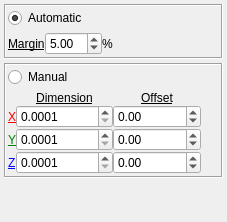
  <widget class="QDockWidget" name="workpieceDockWidget">
   <property name="sizePolicy">
    <sizepolicy hsizetype="Preferred" vsizetype="Fixed">
     <horstretch>0</horstretch>
     <verstretch>0</verstretch>
    </sizepolicy>
   </property>
   <property name="features">
    <set>QDockWidget::NoDockWidgetFeatures</set>
   </property>
   <property name="windowTitle">
    <string>Workpiece</string>
   </property>
   <attribute name="dockWidgetArea">
    <number>1</number>
   </attribute>
   <widget class="QWidget" name="dockWidgetContents_8">
    <layout class="QVBoxLayout" name="verticalLayout_5">
     <property name="spacing">
      <number>4</number>
     </property>
     <property name="leftMargin">
      <number>4</number>
     </property>
     <property name="topMargin">
      <number>4</number>
     </property>
     <property name="rightMargin">
      <number>4</number>
     </property>
     <property name="bottomMargin">
      <number>4</number>
     </property>
     <item>
      <widget class="QFrame" name="frame_3">
       <property name="frameShape">
        <enum>QFrame::Box</enum>
       </property>
       <property name="frameShadow">
        <enum>QFrame::Sunken</enum>
       </property>
       <layout class="QVBoxLayout" name="verticalLayout_26">
        <property name="spacing">
         <number>4</number>
        </property>
        <property name="leftMargin">
         <number>2</number>
        </property>
        <property name="topMargin">
         <number>2</number>
        </property>
        <property name="rightMargin">
         <number>2</number>
        </property>
        <property name="bottomMargin">
         <number>2</number>
        </property>
        <item>
         <widget class="QRadioButton" name="automaticCuboidRadioButton">
          <property name="text">
           <string>Automatic</string>
          </property>
          <property name="checked">
           <bool>true</bool>
          </property>
          <attribute name="buttonGroup">
           <string notr="true">buttonGroup</string>
          </attribute>
         </widget>
        </item>
        <item>
         <widget class="QFrame" name="automaticCuboidFrame">
          <property name="frameShape">
           <enum>QFrame::NoFrame</enum>
          </property>
          <property name="frameShadow">
           <enum>QFrame::Raised</enum>
          </property>
          <layout class="QVBoxLayout" name="verticalLayout_14">
           <property name="spacing">
            <number>0</number>
           </property>
           <property name="leftMargin">
            <number>0</number>
           </property>
           <property name="topMargin">
            <number>0</number>
           </property>
           <property name="rightMargin">
            <number>0</number>
           </property>
           <property name="bottomMargin">
            <number>0</number>
           </property>
           <item>
            <layout class="QHBoxLayout" name="horizontalLayout_3">
             <item>
              <widget class="QLabel" name="label_52">
               <property name="sizePolicy">
                <sizepolicy hsizetype="Maximum" vsizetype="Preferred">
                 <horstretch>0</horstretch>
                 <verstretch>0</verstretch>
                </sizepolicy>
               </property>
               <property name="font">
                <font>
                 <underline>true</underline>
                </font>
               </property>
               <property name="text">
                <string>Margin</string>
               </property>
              </widget>
             </item>
             <item>
              <widget class="QDoubleSpinBox" name="marginDoubleSpinBox">
               <property name="value">
                <double>5.000000000000000</double>
               </property>
              </widget>
             </item>
             <item>
              <widget class="QLabel" name="label_3">
               <property name="text">
                <string>%</string>
               </property>
              </widget>
             </item>
             <item>
              <spacer name="horizontalSpacer_8">
               <property name="orientation">
                <enum>Qt::Horizontal</enum>
               </property>
               <property name="sizeHint" stdset="0">
                <size>
                 <width>68</width>
                 <height>20</height>
                </size>
               </property>
              </spacer>
             </item>
            </layout>
           </item>
          </layout>
         </widget>
        </item>
       </layout>
      </widget>
     </item>
     <item>
      <widget class="QFrame" name="frame_9">
       <property name="frameShape">
        <enum>QFrame::Box</enum>
       </property>
       <property name="frameShadow">
        <enum>QFrame::Sunken</enum>
       </property>
       <layout class="QVBoxLayout" name="verticalLayout_17">
        <property name="spacing">
         <number>4</number>
        </property>
        <property name="leftMargin">
         <number>2</number>
        </property>
        <property name="topMargin">
         <number>2</number>
        </property>
        <property name="rightMargin">
         <number>2</number>
        </property>
        <property name="bottomMargin">
         <number>2</number>
        </property>
        <item>
         <widget class="QRadioButton" name="manualCuboidRadioButton">
          <property name="text">
           <string>Manual</string>
          </property>
          <attribute name="buttonGroup">
           <string notr="true">buttonGroup</string>
          </attribute>
         </widget>
        </item>
        <item>
         <widget class="QFrame" name="manualCuboidFrame">
          <property name="enabled">
           <bool>true</bool>
          </property>
          <property name="frameShape">
           <enum>QFrame::NoFrame</enum>
          </property>
          <property name="frameShadow">
           <enum>QFrame::Raised</enum>
          </property>
          <layout class="QVBoxLayout" name="verticalLayout">
           <property name="spacing">
            <number>0</number>
           </property>
           <property name="leftMargin">
            <number>0</number>
           </property>
           <property name="topMargin">
            <number>0</number>
           </property>
           <property name="rightMargin">
            <number>0</number>
           </property>
           <property name="bottomMargin">
            <number>0</number>
           </property>
           <item>
            <layout class="QGridLayout" name="gridLayout_5">
             <item row="0" column="1">
              <widget class="QLabel" name="label_5">
               <property name="font">
                <font>
                 <underline>true</underline>
                </font>
               </property>
               <property name="text">
                <string>Dimension</string>
               </property>
               <property name="alignment">
                <set>Qt::AlignCenter</set>
               </property>
              </widget>
             </item>
             <item row="0" column="2">
              <widget class="QLabel" name="label_2">
               <property name="font">
                <font>
                 <underline>true</underline>
                </font>
               </property>
               <property name="text">
                <string>Offset</string>
               </property>
               <property name="alignment">
                <set>Qt::AlignCenter</set>
               </property>
              </widget>
             </item>
             <item row="1" column="0">
              <widget class="QLabel" name="label_54">
               <property name="sizePolicy">
                <sizepolicy hsizetype="Maximum" vsizetype="Preferred">
                 <horstretch>0</horstretch>
                 <verstretch>0</verstretch>
                </sizepolicy>
               </property>
               <property name="font">
                <font>
                 <underline>true</underline>
                </font>
               </property>
               <property name="styleSheet">
                <string notr="true">color:red</string>
               </property>
               <property name="text">
                <string>X</string>
               </property>
              </widget>
             </item>
             <item row="1" column="1">
              <widget class="QDoubleSpinBox" name="xDimDoubleSpinBox">
               <property name="sizePolicy">
                <sizepolicy hsizetype="Preferred" vsizetype="Fixed">
                 <horstretch>0</horstretch>
                 <verstretch>0</verstretch>
                </sizepolicy>
               </property>
               <property name="decimals">
                <number>4</number>
               </property>
               <property name="minimum">
                <double>0.000100000000000</double>
               </property>
               <property name="maximum">
                <double>1000000.000000000000000</double>
               </property>
              </widget>
             </item>
             <item row="1" column="2">
              <widget class="QDoubleSpinBox" name="xOffsetDoubleSpinBox">
               <property name="sizePolicy">
                <sizepolicy hsizetype="Preferred" vsizetype="Fixed">
                 <horstretch>0</horstretch>
                 <verstretch>0</verstretch>
                </sizepolicy>
               </property>
               <property name="minimum">
                <double>-1000000.000000000000000</double>
               </property>
               <property name="maximum">
                <double>1000000.000000000000000</double>
               </property>
              </widget>
             </item>
             <item row="1" column="3" rowspan="2">
              <spacer name="horizontalSpacer_9">
               <property name="orientation">
                <enum>Qt::Horizontal</enum>
               </property>
               <property name="sizeHint" stdset="0">
                <size>
                 <width>18</width>
                 <height>20</height>
                </size>
               </property>
              </spacer>
             </item>
             <item row="2" column="0">
              <widget class="QLabel" name="label_55">
               <property name="sizePolicy">
                <sizepolicy hsizetype="Maximum" vsizetype="Preferred">
                 <horstretch>0</horstretch>
                 <verstretch>0</verstretch>
                </sizepolicy>
               </property>
               <property name="font">
                <font>
                 <underline>true</underline>
                </font>
               </property>
               <property name="styleSheet">
                <string notr="true">color:green</string>
               </property>
               <property name="text">
                <string>Y</string>
               </property>
              </widget>
             </item>
             <item row="2" column="1">
              <widget class="QDoubleSpinBox" name="yDimDoubleSpinBox">
               <property name="sizePolicy">
                <sizepolicy hsizetype="Preferred" vsizetype="Fixed">
                 <horstretch>0</horstretch>
                 <verstretch>0</verstretch>
                </sizepolicy>
               </property>
               <property name="decimals">
                <number>4</number>
               </property>
               <property name="minimum">
                <double>0.000100000000000</double>
               </property>
               <property name="maximum">
                <double>1000000.000000000000000</double>
               </property>
              </widget>
             </item>
             <item row="2" column="2">
              <widget class="QDoubleSpinBox" name="yOffsetDoubleSpinBox">
               <property name="sizePolicy">
                <sizepolicy hsizetype="Preferred" vsizetype="Fixed">
                 <horstretch>0</horstretch>
                 <verstretch>0</verstretch>
                </sizepolicy>
               </property>
               <property name="minimum">
                <double>-1000000.000000000000000</double>
               </property>
               <property name="maximum">
                <double>1000000.000000000000000</double>
               </property>
              </widget>
             </item>
             <item row="3" column="0">
              <widget class="QLabel" name="label_56">
               <property name="sizePolicy">
                <sizepolicy hsizetype="Maximum" vsizetype="Preferred">
                 <horstretch>0</horstretch>
                 <verstretch>0</verstretch>
                </sizepolicy>
               </property>
               <property name="font">
                <font>
                 <underline>true</underline>
                </font>
               </property>
               <property name="styleSheet">
                <string notr="true">color:blue</string>
               </property>
               <property name="text">
                <string>Z</string>
               </property>
              </widget>
             </item>
             <item row="3" column="1">
              <widget class="QDoubleSpinBox" name="zDimDoubleSpinBox">
               <property name="sizePolicy">
                <sizepolicy hsizetype="Preferred" vsizetype="Fixed">
                 <horstretch>0</horstretch>
                 <verstretch>0</verstretch>
                </sizepolicy>
               </property>
               <property name="decimals">
                <number>4</number>
               </property>
               <property name="minimum">
                <double>0.000100000000000</double>
               </property>
               <property name="maximum">
                <double>1000000.000000000000000</double>
               </property>
              </widget>
             </item>
             <item row="3" column="2">
              <widget class="QDoubleSpinBox" name="zOffsetDoubleSpinBox">
               <property name="sizePolicy">
                <sizepolicy hsizetype="Preferred" vsizetype="Fixed">
                 <horstretch>0</horstretch>
                 <verstretch>0</verstretch>
                </sizepolicy>
               </property>
               <property name="minimum">
                <double>-1000000.000000000000000</double>
               </property>
               <property name="maximum">
                <double>1000000.000000000000000</double>
               </property>
              </widget>
             </item>
            </layout>
           </item>
          </layout>
         </widget>
        </item>
       </layout>
      </widget>
     </item>
     <item>
      <spacer name="verticalSpacer_2">
       <property name="orientation">
        <enum>Qt::Vertical</enum>
       </property>
       <property name="sizeHint" stdset="0">
        <size>
         <width>20</width>
         <height>40</height>
        </size>
       </property>
      </spacer>
     </item>
    </layout>
   </widget>
  </widget>
